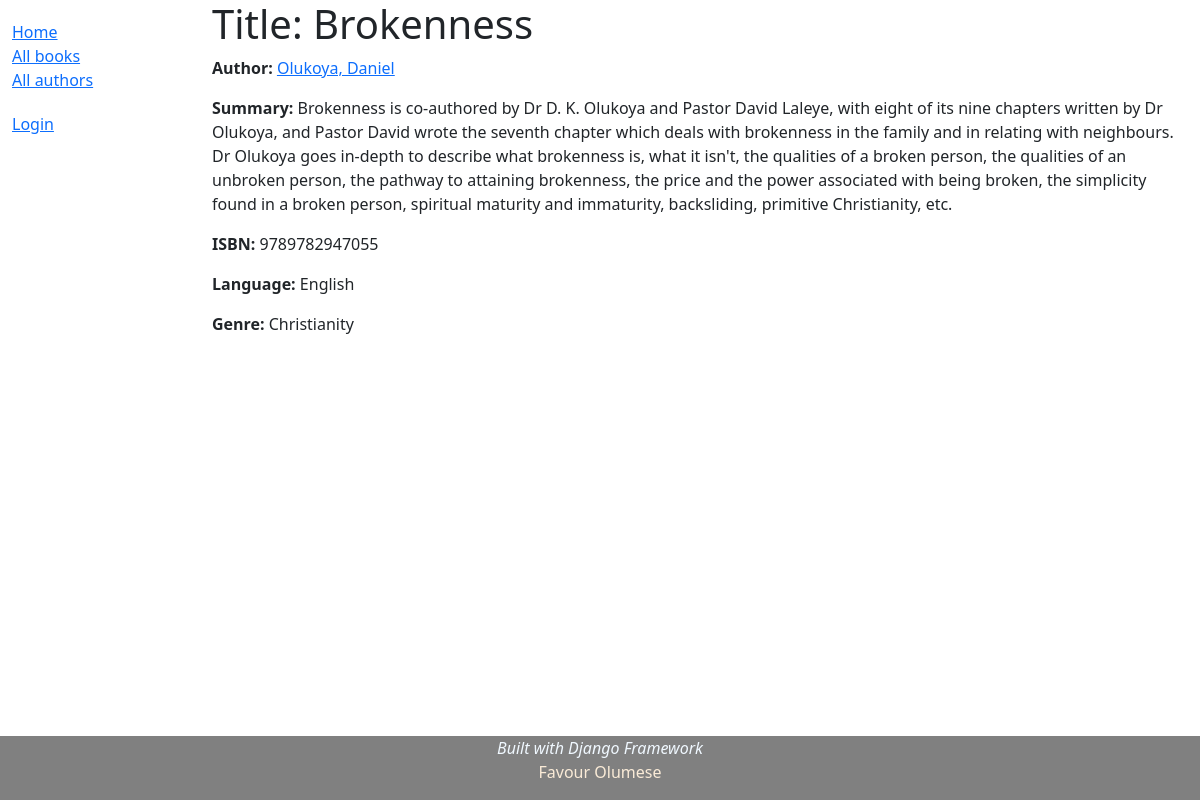
The page /catalog/book/1 on the database as committed earlier.
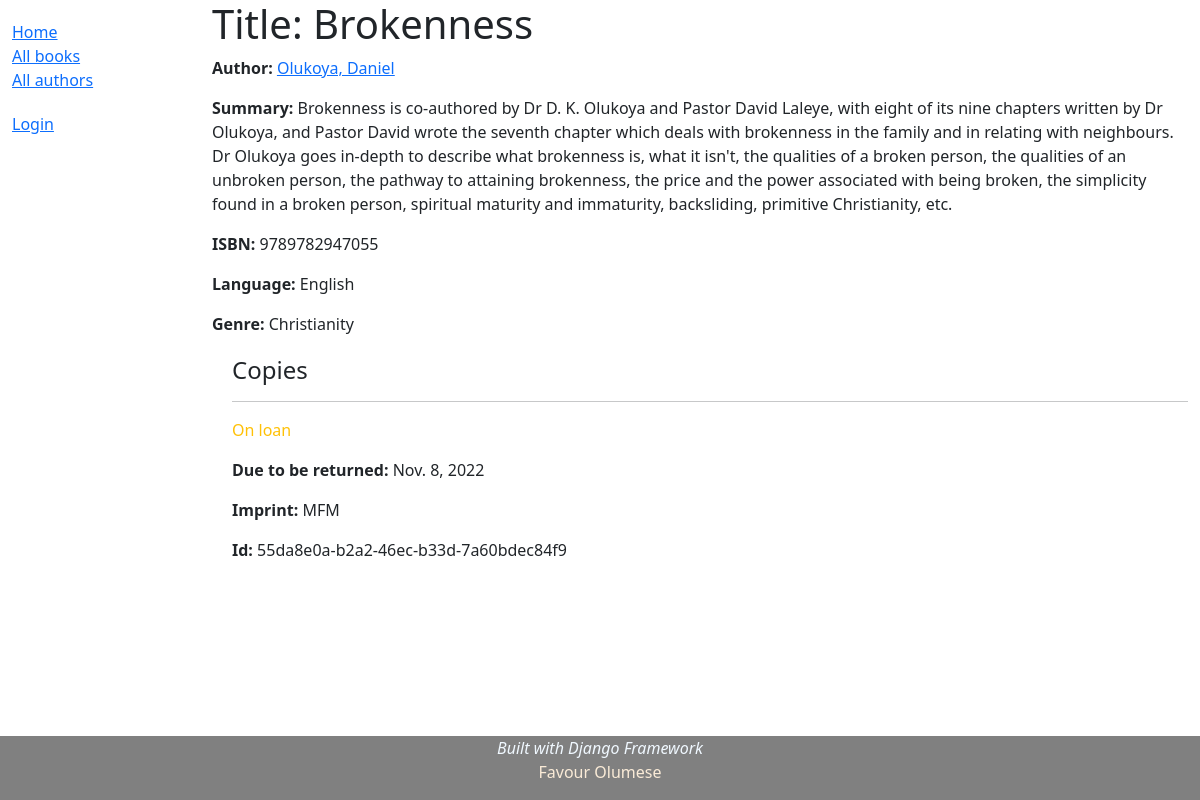
The same page on the database as committed later.
### catalog/models.py (models this page shows, shortened)
class Book(models.Model):
    title = models.CharField(max_length=200)
    author = models.ForeignKey('Author', on_delete=models.SET_NULL, null=True)
    summary = models.TextField(max_length=1000,
    help_text = 'Enter a brief description of the book')
    isbn = models.CharField('ISBN', max_length=13, unique=True,
    help_text='13 Character <a href="https://www.isbn-international.org/\
    content/what-isbn">ISBN number</a>')
    genre = models.ManyToManyField(Genre,
    help_text='Select a genre for this book.')
    language = models.ForeignKey('Language', on_delete=models.SET_NULL, null=True)
    def display_genre(self):
        """Create a string for the Genre. This is required to display
        genre in Admin. The ManyToManyField prevent the __str__
        from performing this function."""
        return ', '.join(genre.name for genre in self.genre.all()[:3])
    display_genre.short_description = 'Genre'
    class Meta:
        permissions = (('can_edit_books', 'Edit books\' details'),)

class Author(models.Model):
    first_name = models.CharField(max_length=100)
    last_name = models.CharField(max_length=100)
    date_of_birth = models.DateField(null=True, blank=True)
    date_of_death = models.DateField('Died',null=True, blank=True)
    class Meta:
        ordering = ['last_name', 'first_name']
        permissions = (('can_edit_authors', 'Edit authors\' details'),)
    def get_absolute_url(self):
        return reverse('author-detail', args=[str(self.id)])
    def __str__(self):
        return f'{self.last_name}, {self.first_name}'

class Language(models.Model):
    name = models.CharField(max_length=50,
    help_text='Book\'s langauge (e.g., English, French, Spanish, etc.')
    def __str__(self):
        return self.name

class Genre(models.Model):
    name = models.CharField(max_length=200,
    help_text='Enter a book genre (e.g., Science Fiction)')
    def __str__(self):
        return self.name

class BookInstance(models.Model):
    id = models.UUIDField(primary_key=True, default=uuid.uuid4,
        help_text='Unique ID for this particular book across whole library.')
    book = models.ForeignKey('Book', on_delete=models.RESTRICT, null=True)
    imprint = models.CharField(max_length=200)
    due_back = models.DateField(null=True, blank=True)
    borrower = models.ForeignKey(User, on_delete=models.SET_NULL, null=True, blank=True)
    LOAN_STATUS = (
        ('m', 'Maintenance'),
        ('o', 'On loan'),
        ('a', 'Available'),
        ('r', 'Reserved'),
    )
    status = models.CharField(
        max_length=1,
        choices=LOAN_STATUS,
        blank=True,
        default='m',
        help_text='Book availabilty'
    )
    class Meta:
        ordering = ['due_back']
        permissions = (("can_mark_returned", "Set book as returned"),
                        ("can_renew", "Renew book due date"),
                        )

### catalog/views.py (the view)
# urls.py: path('book/<int:pk>', views.BookDetailView.as_view(), name='book-detail'),
class BookDetailView(generic.DetailView):
    model = Book

### catalog/templates/catalog/book_detail.html (shortened to what this page needs)
{% extends "catalog/base_generic.html" %}
{% block content %}
    <h1>Title: {{ book.title }}</h1>
    <p><strong>Author:</strong> <a href="{{ book.author.get_absolute_url }}">{{ book.author }}</a></p>
    <p><strong>Summary:</strong> {{ book.summary }}</p>
    <p><strong>ISBN:</strong> {{ book.isbn }}</p>
    <p><strong>Language:</strong> {{ book.language }}</p>
    <p><strong>Genre:</strong> {{ book.genre.all|join:", " }}</p>
    <div style="margin-left: 20px; margin-top: 20px;">
        {% if book.bookinstance_set.all %}
            <h4>Copies</h4>
            {% for copy in book.bookinstance_set.all %}
            <hr>
            <p class="{% if copy.status == 'a' %}text-success{% elif copy.status == 'm'%}text-danger{% else %}text-warning{% endif %}">
                {{ copy.get_status_display }}
            </p>
            {% if copy.status != 'a' %}
                <p><strong>Due to be returned:</strong>
                    {{ copy.due_back }}
                </p>
            {% endif %}
            <p><strong>Imprint:</strong> {{ copy.imprint }}</p>
            <p><strong>Id:</strong> {{ copy.id }}</p>
            {% endfor %}
        {% endif %}
    </div>
{% endblock %}

### catalog/templates/catalog/base_generic.html (shortened to what this page needs)
                                                                                                                                                                                                                                                            <!DOCTYPE html>
<html>
    <head>
        <link href="https://cdn.jsdelivr.net/npm/bootstrap@5.1.3/dist/css/bootstrap.min.css"
        rel="stylesheet">
        {% load static %}
        <link rel="stylesheet" href="{% static 'css/style.css' %}">
    </head>
    <body>
        <div class="container-fluid">
            <div class="row">
                <div class="col-sm-2">
                {% block sidebar %}
                    <ul class="sidebar-nav">
                        <li><a href="{% url 'index' %}">Home</a></li>
                        <li><a href="{% url 'books'%}">All books</a></li>
                        <li><a href="{% url 'authors' %}">All authors</a></li>
                    </ul>
                    <ul class="sidebar-nav">
                        {% if user.is_authenticated %}
                            <li>User: {{ user.get_username }}</li>
                            <li><a href="{% url 'my-borrowed' %}">My borrowed</a></li>
                            <li><a href="{% url 'logout' %}?next={{ request.path }}">Logout</a></li>
                        {% else %}
                            <li><a href="{% url 'login' %}?next={{request.path}}">Login</a></li>
                        {% endif %}
                    </ul>
                {% endblock %}
                </div>
                <div class="col-sm-10">
                    {% block content %}
                    {% endblock %}
                </div>
            </div>
        </div>
        <div class="footer" style="bottom: 0; position:fixed; background: grey; color: aliceblue; width: 100%;">
            {% block footer %}
                <div style="text-align: center;">
                    <em>Built with Django Framework</em>
                    <p><a href="https://github.com/favour-olumese" target="_blank" style="text-decoration: none; color:antiquewhite">Favour Olumese</a></p>
                </div>
            {% endblock %}
        </div>
    </body>
</html>

### catalog/static/css/style.css (style rules this page uses)
.sidebar-nav { margin-top: 20px; padding: 0; list-style: none; }

Rows that differ between the two databases and show on the page:
added BookInstance: status "On loan", due_back "Nov. 8, 2022", imprint "MFM", id "55da8e0a-b2a2-46ec-b33d-7a60bdec84f9"
Other text that changed with them:
text now shown: "Copies"
